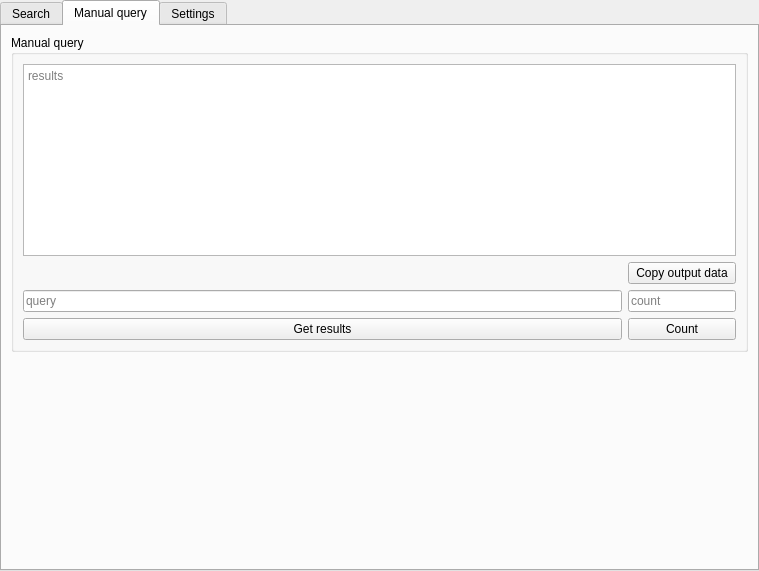
<?xml version="1.0" encoding="UTF-8"?>
<ui version="4.0">
 <class>UiShodan</class>
 <widget class="QWidget" name="UiShodan">
  <property name="geometry">
   <rect>
    <x>0</x>
    <y>0</y>
    <width>759</width>
    <height>571</height>
   </rect>
  </property>
  <property name="windowTitle">
   <string>Shodan harvester</string>
  </property>
  <layout class="QGridLayout" name="gridLayout">
   <property name="leftMargin">
    <number>0</number>
   </property>
   <property name="topMargin">
    <number>0</number>
   </property>
   <property name="rightMargin">
    <number>0</number>
   </property>
   <property name="bottomMargin">
    <number>0</number>
   </property>
   <item row="0" column="0">
    <widget class="QTabWidget" name="tabWidget">
     <property name="currentIndex">
      <number>1</number>
     </property>
     <widget class="QWidget" name="tab_Search">
      <attribute name="title">
       <string>Search</string>
      </attribute>
     </widget>
     <widget class="QWidget" name="tab_ManualQuery">
      <attribute name="title">
       <string>Manual query</string>
      </attribute>
      <layout class="QGridLayout" name="gridLayout_4">
       <item row="0" column="0">
        <widget class="QGroupBox" name="groupBox_2">
         <property name="title">
          <string>Manual query</string>
         </property>
         <layout class="QGridLayout" name="gridLayout_3">
          <item row="0" column="0" colspan="2">
           <widget class="QPlainTextEdit" name="plainTextEdit_ManualQuery_Results">
            <property name="readOnly">
             <bool>true</bool>
            </property>
            <property name="placeholderText">
             <string>results</string>
            </property>
           </widget>
          </item>
          <item row="2" column="0">
           <widget class="QLineEdit" name="lineEdit_ManualQuery_Query">
            <property name="text">
             <string/>
            </property>
            <property name="placeholderText">
             <string>query</string>
            </property>
           </widget>
          </item>
          <item row="2" column="1">
           <widget class="QLineEdit" name="lineEdit_ManualQuery_Count">
            <property name="sizePolicy">
             <sizepolicy hsizetype="Maximum" vsizetype="Fixed">
              <horstretch>0</horstretch>
              <verstretch>0</verstretch>
             </sizepolicy>
            </property>
            <property name="readOnly">
             <bool>true</bool>
            </property>
            <property name="placeholderText">
             <string>count</string>
            </property>
           </widget>
          </item>
          <item row="3" column="0">
           <widget class="QPushButton" name="pushButton_ManualQuery_GetResults">
            <property name="text">
             <string>Get results</string>
            </property>
           </widget>
          </item>
          <item row="3" column="1">
           <widget class="QPushButton" name="pushButton_ManualQuery_Count">
            <property name="text">
             <string>Count</string>
            </property>
           </widget>
          </item>
          <item row="1" column="1">
           <widget class="QPushButton" name="pushButton_ManualQuery_CopyOutputData">
            <property name="text">
             <string>Copy output data</string>
            </property>
           </widget>
          </item>
         </layout>
        </widget>
       </item>
       <item row="1" column="0">
        <spacer name="verticalSpacer">
         <property name="orientation">
          <enum>Qt::Vertical</enum>
         </property>
         <property name="sizeHint" stdset="0">
          <size>
           <width>20</width>
           <height>40</height>
          </size>
         </property>
        </spacer>
       </item>
      </layout>
     </widget>
     <widget class="QWidget" name="tab_Settings">
      <attribute name="title">
       <string>Settings</string>
      </attribute>
      <widget class="QGroupBox" name="groupBox">
       <property name="geometry">
        <rect>
         <x>9</x>
         <y>9</y>
         <width>290</width>
         <height>88</height>
        </rect>
       </property>
       <property name="title">
        <string>API Settings</string>
       </property>
       <layout class="QGridLayout" name="gridLayout_2">
        <item row="0" column="0">
         <widget class="QLabel" name="label">
          <property name="text">
           <string>Shodan API key</string>
          </property>
         </widget>
        </item>
        <item row="0" column="1" colspan="3">
         <widget class="QLineEdit" name="lineEdit_shodanSettings_ApiKey"/>
        </item>
        <item row="1" column="0" colspan="2">
         <widget class="QPushButton" name="pushButton_shodanSettings_SaveKey">
          <property name="text">
           <string>Save key</string>
          </property>
         </widget>
        </item>
        <item row="1" column="2">
         <widget class="QPushButton" name="pushButton_shodanSettings_TestApiKey">
          <property name="text">
           <string>Test API key</string>
          </property>
         </widget>
        </item>
        <item row="1" column="3">
         <widget class="QPushButton" name="pushButton_shodanSettings_GetSearchFilters">
          <property name="text">
           <string>Get search filters</string>
          </property>
         </widget>
        </item>
       </layout>
      </widget>
     </widget>
    </widget>
   </item>
  </layout>
 </widget>
 <resources/>
 <connections/>
</ui>
